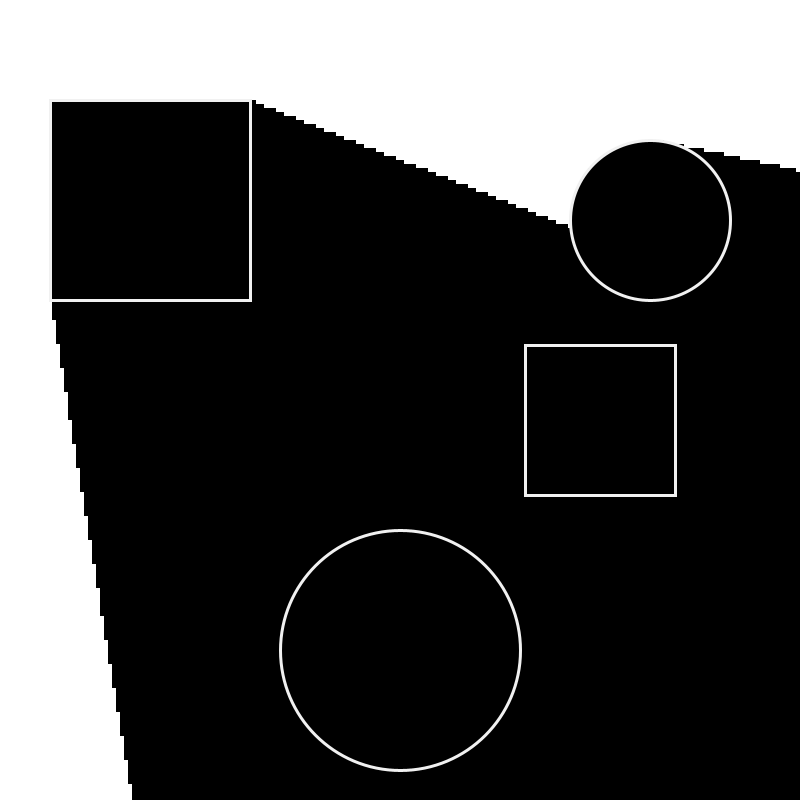
Frame 1 (no input)
Frame 60 (the mouse pressed at the canvas centre just before this capture): identical to frame 1, image omitted
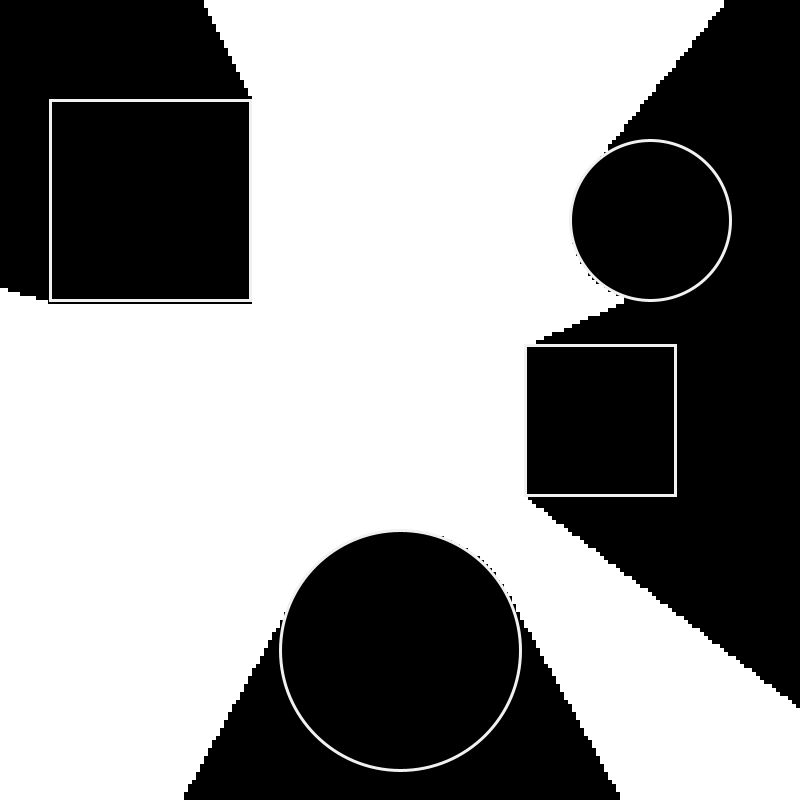
Frame 120 (the mouse held since frame 60 and released just before this capture)

The Processing sketch that drew these frames (run headless with seeded random() and noise(); from frame 60 on, the mouse is pressed at the canvas centre):

// Processing sketch: RayMarching2DShadows
// ── RayMarching2DShadows.pde

// #region - Setup

// Declare variables
float[][] squares;
float[][] circles;


void setup() {
  // Main setup
  size(800, 800);
  setupVariables();
}


void setupVariables() {
  // Setup squares
  squares = new float[][] {
    new float[] {150, 200, 200},
    new float[] {600, 420, 150}
  };

  // Setup circles
  circles = new float[][] {
    new float[] {400, 650, 120},
    new float[] {650, 220, 80}
  };
}

// #endregion


// #region - Main

void draw() {
  // Main draw
  background(0);

  // Draw shadows
  loadPixels();
  int quality = 4;
  for (int x = 0; x < width; x += quality) {
    for (int y = 0; y < height; y += quality) {
      int index = y * width + x;
      boolean reached = marchtoPosition(new PVector(x, y), new PVector(mouseX, mouseY));
      if (reached) {
        for (int qx = 0; qx < quality; qx++) {
          for (int qy = 0; qy < quality; qy++) {
            pixels[index + qx + qy * width] = color(255);
          }
        }
      }
    }
  }
  updatePixels();

  // Draw squares
  strokeWeight(3);
  stroke(#f1f1f1);
  fill(0);
  for (float[] square : squares) {
    float cx = square[0];
    float cy = square[1];
    float size = square[2];
    rect(cx - size / 2, cy - size / 2, size, size);
  }

  // Draw circles
  for (float[] circle : circles) {
    float cx = circle[0];
    float cy = circle[1];
    float radius = circle[2];
    ellipse(cx, cy, radius * 2, radius * 2);
  }
}


boolean marchtoPosition(PVector pos, PVector target) {
  // Setup ray marching variables
  PVector dir = target.copy().sub(pos).normalize();
  PVector curPos = pos.copy();

  // March outwards until hit or max
  while (true) {
    float dstToScene = distToScene(curPos);
    float dstToTarget = target.copy().sub(curPos).mag();
    curPos = curPos.add(dir.copy().mult(min(dstToScene, dstToTarget)));
    if (dstToScene < 1)
      return false;
    if (dstToTarget < 1)
      return true;
  }
}


float distToScene(PVector pos) {
  // Calculate the distance to the scene
  float dst = 100000;

  // Squares
  for (float[] square : squares) {
    float cx = square[0];
    float cy = square[1];
    float size = square[2];
    float dx = abs(pos.x - cx) - size / 2;
    float dy = abs(pos.y - cy) - size / 2;
    float outdx = max(dx, 0);
    float outdy = max(dy, 0);
    float outDst = sqrt(outdx * outdx + outdy * outdy);
    float inDst = min(0, max(dx, dy));
    float squareDst = inDst + outDst;
    dst = min(dst, squareDst);
  }

  // Circles
  for (float[] circle : circles) {
    float cx = circle[0];
    float cy = circle[1];
    float radius = circle[2];
    float dx = pos.x - cx;
    float dy = pos.y - cy;
    float circleDst = sqrt(dx * dx + dy * dy) - radius;
    dst = min(dst, circleDst);
  }

  // Return distance
  return dst;
}

// #endregion
